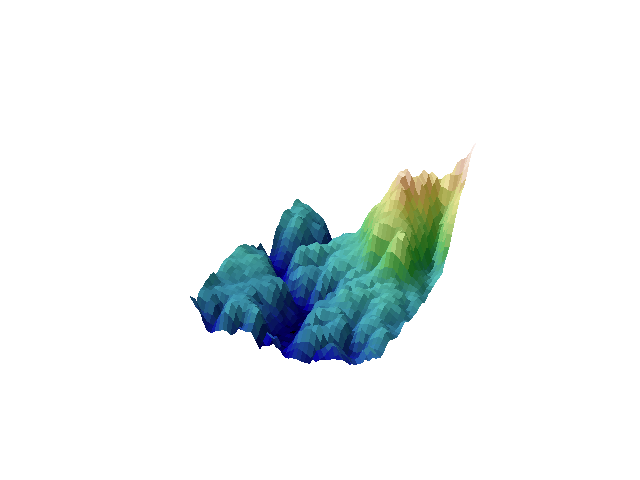

Reproduce this figure in Python.
from matplotlib import cbook
from matplotlib import cm
from matplotlib.colors import LightSource
import matplotlib.pyplot as plt
import numpy as np

# Load and format data
dem = cbook.get_sample_data('jacksboro_fault_dem.npz', np_load=True)
z = dem['elevation']
nrows, ncols = z.shape
x = np.linspace(dem['xmin'], dem['xmax'], ncols * 20)
y = np.linspace(dem['ymin'], dem['ymax'], nrows * 20)
x, y = np.meshgrid(x, y)

region = np.s_[5:50, 5:50]
x, y, z = x[region], y[region], z[region]

# Set up plot
fig, ax = plt.subplots(subplot_kw=dict(projection='3d'))

# Hide axis
ax._axis3don = False

ls = LightSource(270, 45)
# To use a custom hillshading mode, override the built-in shading and pass
# in the rgb colors of the shaded surface calculated from "shade".
rgb = ls.shade(z, cmap=cm.gist_earth, vert_exag=0.1, blend_mode='soft')
surf = ax.plot_surface(x, y, z, rstride=1, cstride=1, facecolors=rgb,
                       linewidth=0, antialiased=False, shade=False)

# plt.show()
plt.savefig('example_1.png')
